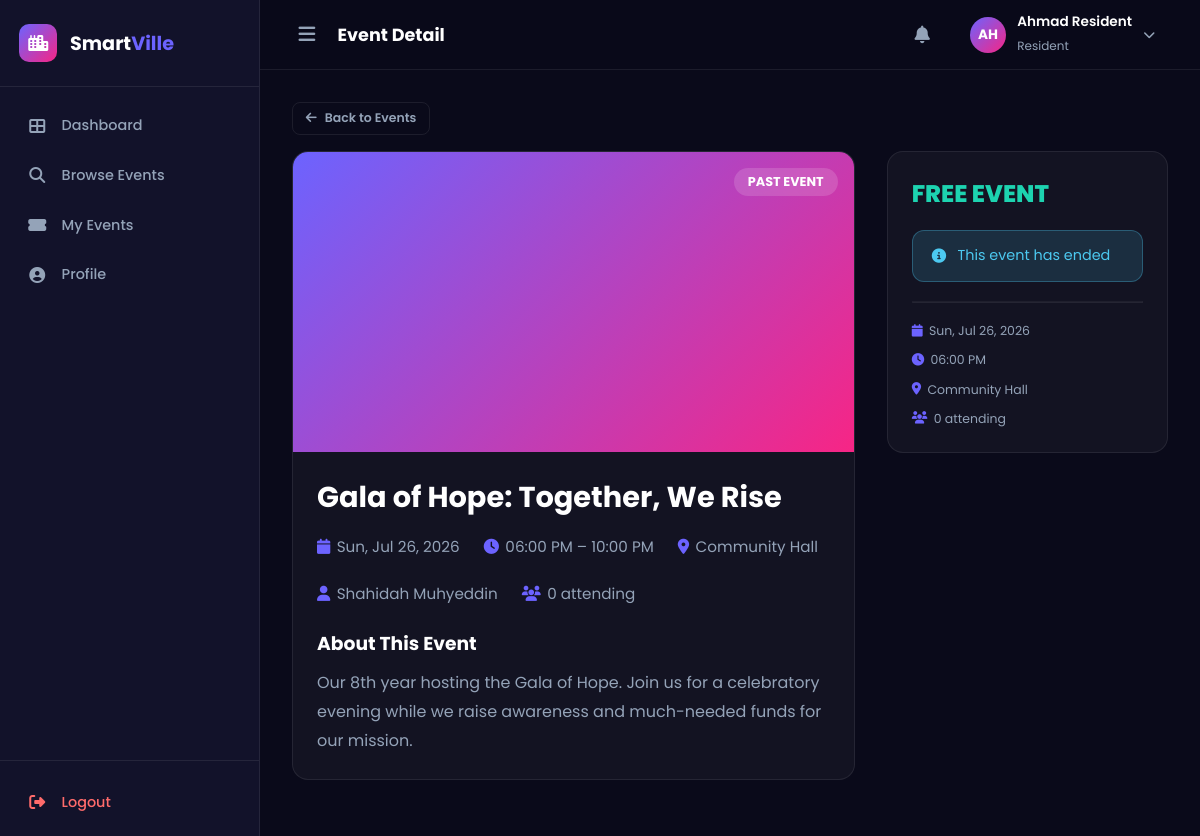
The page /resident/event_detail.php?id=1 (signed in) on the database its author committed.
### tables this page shows
CREATE TABLE IF NOT EXISTS users (
  id INT AUTO_INCREMENT PRIMARY KEY,
  full_name VARCHAR(100) NOT NULL,
  username VARCHAR(50) NOT NULL UNIQUE,
  email VARCHAR(100) NOT NULL UNIQUE,
  password VARCHAR(255) NOT NULL,
  phone VARCHAR(20) DEFAULT NULL,
  area VARCHAR(100) DEFAULT NULL,
  role ENUM('admin','organizer','resident') NOT NULL DEFAULT 'resident',
  status ENUM('active','inactive','deactivated') NOT NULL DEFAULT 'active',
  profile_pic VARCHAR(255) DEFAULT NULL,
  created_at DATETIME DEFAULT CURRENT_TIMESTAMP,
  updated_at DATETIME DEFAULT CURRENT_TIMESTAMP ON UPDATE CURRENT_TIMESTAMP
);

CREATE TABLE IF NOT EXISTS events (
  id INT AUTO_INCREMENT PRIMARY KEY,
  organizer_id INT NOT NULL,
  venue_id INT DEFAULT NULL,
  title VARCHAR(150) NOT NULL,
  description TEXT,
  event_type ENUM('free','paid','private') NOT NULL DEFAULT 'free',
  sector VARCHAR(100) DEFAULT NULL,
  date DATE NOT NULL,
  time TIME NOT NULL,
  end_time TIME DEFAULT NULL,
  price DECIMAL(10,2) DEFAULT 0.00,
  max_guests INT DEFAULT NULL,
  poster VARCHAR(255) DEFAULT NULL,
  program_flow TEXT DEFAULT NULL,
  status ENUM('pending','approved','rejected','cancelled') NOT NULL DEFAULT 'pending',
  admin_note TEXT DEFAULT NULL,
  created_at DATETIME DEFAULT CURRENT_TIMESTAMP,
  updated_at DATETIME DEFAULT CURRENT_TIMESTAMP ON UPDATE CURRENT_TIMESTAMP,
  FOREIGN KEY (organizer_id) REFERENCES users(id) ON DELETE CASCADE,
  FOREIGN KEY (venue_id) REFERENCES venues(id) ON DELETE SET NULL
);

CREATE TABLE IF NOT EXISTS venues (
  id INT AUTO_INCREMENT PRIMARY KEY,
  name VARCHAR(100) NOT NULL,
  description TEXT,
  price_per_day DECIMAL(10,2) DEFAULT 0.00,
  capacity INT DEFAULT 100,
  image VARCHAR(255) DEFAULT NULL,
  status ENUM('available','unavailable') DEFAULT 'available'
);

### includes/functions.php (called while the page is built, shortened)
<?php
require_once __DIR__ . '/db.php';
function isLoggedIn() {
    return isset($_SESSION['user_id']);
}
function getCurrentUser() {
    global $conn;
    $id = (int)$_SESSION['user_id'];
    $res = $conn->query("SELECT * FROM users WHERE id = $id");
    return $res ? $res->fetch_assoc() : null;
}
function getRegistrationCount($eventId) {
    global $conn;
    $id = (int)$eventId;
    $res = $conn->query("SELECT COUNT(*) as cnt FROM registrations WHERE event_id = $id");
    $row = $res ? $res->fetch_assoc() : ['cnt' => 0];
    return $row['cnt'];
}

### resident/event_detail.php (the view, shortened to what this page needs)
<?php
require_once __DIR__ . '/../includes/functions.php';
$pageTitle = 'Event Detail';
global $conn;
$uid = $_SESSION['user_id'];
$id  = (int)($_GET['id'] ?? 0);
$event = $conn->query("SELECT e.*, u.full_name as organizer_name, v.name as venue_name, v.price_per_day
    FROM events e LEFT JOIN users u ON e.organizer_id=u.id LEFT JOIN venues v ON e.venue_id=v.id
    WHERE e.id=$id AND e.status='approved'")->fetch_assoc();
$registered   = isRegistered($id, $uid);
$regCount     = getRegistrationCount($id);
$eventPast    = strtotime($event['date']) < strtotime(date('Y-m-d'));
require_once __DIR__ . '/../includes/header.php';
?>
<div style="margin-bottom:1rem">
  <a href="/fyp_soop/smartville/resident/browse.php" class="btn btn-outline btn-sm"><i class="fas fa-arrow-left"></i> Back to Events</a>
</div>
<div style="display:grid;grid-template-columns:2fr 1fr;gap:2rem;align-items:start">
  <div>
    <div class="card" style="margin-bottom:1.5rem;overflow:hidden">
      <div class="event-card-img gradient-<?= ['free'=>1,'paid'=>2,'private'=>3][$event['event_type']] ?? 1 ?>" style="height:300px">
        <?php if ($eventPast): ?>
          <div style="position:absolute;top:16px;right:16px;background:rgba(255,255,255,.15);backdrop-filter:blur(10px);color:#fff;padding:5px 14px;border-radius:20px;font-size:.8rem;font-weight:700;">PAST EVENT</div>
        <?php endif; ?>
      </div>
      <div class="card-body">
        <h1 style="font-size:1.8rem;color:var(--white);margin-bottom:1rem"><?= htmlspecialchars($event['title']) ?></h1>
        <div style="display:flex;flex-wrap:wrap;gap:1.5rem;margin-bottom:1.5rem">
          <div class="event-meta-item" style="font-size:.95rem"><i class="fas fa-calendar"></i> <?= date('D, M d, Y', strtotime($event['date'])) ?></div>
          <div class="event-meta-item" style="font-size:.95rem"><i class="fas fa-clock"></i> <?= date('h:i A', strtotime($event['time'])) ?><?= $event['end_time'] ? ' &ndash; '.date('h:i A', strtotime($event['end_time'])) : '' ?></div>
          <div class="event-meta-item" style="font-size:.95rem"><i class="fas fa-map-marker-alt"></i> <?= htmlspecialchars($event['venue_name'] ?? 'TBA') ?></div>
          <div class="event-meta-item" style="font-size:.95rem"><i class="fas fa-user"></i> <?= htmlspecialchars($event['organizer_name']) ?></div>
          <div class="event-meta-item" style="font-size:.95rem"><i class="fas fa-users"></i> <?= $regCount ?> attending</div>
        </div>
        <h3 style="color:var(--white);margin-bottom:.7rem">About This Event</h3>
        <p style="color:var(--text-muted);line-height:1.8"><?= nl2br(htmlspecialchars($event['description'] ?? 'No description provided.')) ?></p>
      </div>
    </div>
  </div>
  <div>
    <div class="card" style="position:sticky;top:90px">
      <div class="card-body">
        <?php if ($event['event_type'] === 'paid'): ?>
          <div style="font-size:2rem;font-weight:800;color:#ff9f43;margin-bottom:.5rem">RM<?= number_format($event['price'],2) ?></div>
          <div style="color:var(--text-muted);font-size:.85rem;margin-bottom:1.2rem">per ticket</div>
        <?php elseif ($event['event_type'] === 'free'): ?>
          <div style="font-size:1.5rem;font-weight:800;color:#1dd3b0;margin-bottom:1.2rem">FREE EVENT</div>
        <?php else: ?>
          <div style="font-size:1.2rem;font-weight:700;color:var(--secondary);margin-bottom:1.2rem"><i class="fas fa-lock"></i> Private Event</div>
        <?php endif; ?>
        <?php if (!$eventPast): ?>
          <?php if ($registered): ?>
            <div class="alert alert-success" style="margin-bottom:1rem"><i class="fas fa-check-circle"></i> You're registered!</div>
          <?php else: ?>
            <form method="POST">
              <input type="hidden" name="action" value="join"/>
              <?php if ($event['event_type'] === 'paid'): ?>
                <div class="form-group" style="margin-bottom:1rem">
                  <label class="form-label">Card Number</label>
                  <input type="text" class="form-control" placeholder="1234 5678 9012 3456" maxlength="19"/>
                </div>
                <div style="display:grid;grid-template-columns:1fr 1fr;gap:.7rem;margin-bottom:1rem">
                  <div class="form-group">
                    <label class="form-label">Expiry</label>
                    <input type="text" class="form-control" placeholder="MM/YY"/>
                  </div>
                  <div class="form-group">
                    <label class="form-label">CVV</label>
                    <input type="text" class="form-control" placeholder="123"/>
                  </div>
                </div>
              <?php endif; ?>
              <button type="submit" class="btn btn-primary" style="width:100%;justify-content:center">
                <?= $event['event_type']==='paid' ? '<i class="fas fa-credit-card"></i> Pay & Register' : '<i class="fas fa-ticket-alt"></i> Join Now' ?>
              </button>
            </form>
          <?php endif; ?>
        <?php else: ?>
          <div class="alert alert-info"><i class="fas fa-info-circle"></i> This event has ended</div>
        <?php endif; ?>
        <hr style="border-color:var(--card-border);margin:1.2rem 0"/>
        <div style="display:flex;flex-direction:column;gap:.7rem">
          <div class="event-meta-item"><i class="fas fa-calendar"></i> <?= date('D, M d, Y', strtotime($event['date'])) ?></div>
          <div class="event-meta-item"><i class="fas fa-clock"></i> <?= date('h:i A', strtotime($event['time'])) ?></div>
          <div class="event-meta-item"><i class="fas fa-map-marker-alt"></i> <?= htmlspecialchars($event['venue_name'] ?? 'TBA') ?></div>
          <div class="event-meta-item"><i class="fas fa-users"></i> <?= $regCount ?> attending</div>
        </div>
      </div>
    </div>
  </div>
</div>
<?php require_once __DIR__ . '/../includes/footer.php'; ?>

### includes/header.php (shortened to what this page needs)
<?php
require_once __DIR__ . '/functions.php';
$currentUser = getCurrentUser();
$role        = $_SESSION['role'] ?? '';
$basePath    = BASE_PATH;
?>
<!DOCTYPE html>
<html lang="en">
<head>
  <link rel="stylesheet" href="<?= $basePath ?>/dashboard.css"/>
  <link rel="stylesheet" href="https://cdnjs.cloudflare.com/ajax/libs/font-awesome/6.5.0/css/all.min.css"/>
</head>
<body>
<aside class="sidebar" id="sidebar">
  <div class="sidebar-logo">
    <div class="logo-icon"><i class="fas fa-city"></i></div>
    <span class="logo-text">Smart<span class="accent">Ville</span></span>
  </div>
  <nav class="sidebar-nav">
    <?php if ($role === 'admin'): ?>
      <a href="<?= $basePath ?>/admin/index.php" class="nav-item <?= ($pageTitle==='Dashboard')?'active':'' ?>">
        <i class="fas fa-th-large"></i><span>Dashboard</span>
      </a>
      <a href="<?= $basePath ?>/admin/events.php" class="nav-item <?= ($pageTitle==='Manage Events')?'active':'' ?>">
        <i class="fas fa-calendar-alt"></i><span>Manage Events</span>
        <?php
          global $conn;
          $pending = $conn->query("SELECT COUNT(*) as c FROM events WHERE status='pending'")->fetch_assoc()['c'];
          if ($pending > 0) echo "<span class='badge-nav'>$pending</span>";
        ?>
      </a>
      <a href="<?= $basePath ?>/admin/users.php" class="nav-item <?= ($pageTitle==='Manage Users')?'active':'' ?>">
        <i class="fas fa-users-cog"></i><span>Manage Users</span>
      </a>
      <a href="<?= $basePath ?>/admin/venues.php" class="nav-item <?= ($pageTitle==='Venues')?'active':'' ?>">
        <i class="fas fa-map-marker-alt"></i><span>Venues</span>
      </a>
    <?php elseif ($role === 'resident'): ?>
      <a href="<?= $basePath ?>/resident/index.php" class="nav-item <?= ($pageTitle==='Dashboard')?'active':'' ?>">
        <i class="fas fa-th-large"></i><span>Dashboard</span>
      </a>
      <a href="<?= $basePath ?>/resident/browse.php" class="nav-item <?= ($pageTitle==='Browse Events')?'active':'' ?>">
        <i class="fas fa-search"></i><span>Browse Events</span>
      </a>
      <a href="<?= $basePath ?>/resident/my_events.php" class="nav-item <?= ($pageTitle==='My Events')?'active':'' ?>">
        <i class="fas fa-ticket-alt"></i><span>My Events</span>
      </a>
    <?php endif; ?>
    <a href="<?= $basePath ?>/profile.php" class="nav-item <?= ($pageTitle==='Profile')?'active':'' ?>">
      <i class="fas fa-user-circle"></i><span>Profile</span>
    </a>
  </nav>
  <div class="sidebar-bottom">
    <a href="<?= $basePath ?>/logout.php" class="nav-item logout">
      <i class="fas fa-sign-out-alt"></i><span>Logout</span>
    </a>
  </div>
</aside>
<div class="main-content">
<header class="topbar">
  <button class="sidebar-toggle" onclick="toggleSidebar()"><i class="fas fa-bars"></i></button>
  <div class="topbar-title"><?= $pageTitle ?? 'Dashboard' ?></div>
  <div class="topbar-right">
    <div class="notif-wrap" onclick="toggleNotif()">
      <button class="icon-btn"><i class="fas fa-bell"></i></button>
    </div>
    <div class="user-menu" onclick="toggleUserMenu()">
      <div class="user-avatar"><?= strtoupper(substr($currentUser['full_name'],0,2)) ?></div>
      <div class="user-info">
        <span><?= htmlspecialchars($currentUser['full_name']) ?></span>
        <small><?= ucfirst($role) ?></small>
      </div>
      <i class="fas fa-chevron-down"></i>
    </div>
  </div>
</header>
<div class="page-body">

### includes/footer.php (shortened to what this page needs)
</div>
</div>
</body>
</html>

### dashboard.css (style rules this page uses)
:root { --primary: #6c63ff; --primary-dark: #5a52e0; --secondary: #f72585; --accent: #4cc9f0; --dark: #0a0a1a; --dark-2: #12122a; --dark-3: #1a1a3e; --card-bg: rgba(255,255,255,0.04); --card-border: rgba(255,255,255,0.08); --text: #e2e8f0; --text-muted: #94a3b8; --white: #fff; --gradient: linear-gradient(135deg,#6c63ff,#f72585); --sidebar-width: 260px; --topbar-height: 70px; --shadow: 0 4px 24px rgba(0,0,0,0.3); --radius: 16px; }
*,*::before,*::after { margin:0;padding:0;box-sizing:border-box; }
html { font-size:16px;scroll-behavior:smooth; }
body { font-family:'Poppins',sans-serif;background:var(--dark);color:var(--text);min-height:100vh;display:flex; }
a { text-decoration:none;color:inherit; }
.sidebar { width:var(--sidebar-width);min-height:100vh; background:var(--dark-2);border-right:1px solid var(--card-border); display:flex;flex-direction:column;position:fixed;left:0;top:0;bottom:0;z-index:100; transition:width 0.3s ease;overflow:hidden; }
.sidebar-logo { display:flex;align-items:center;gap:.8rem;padding:1.5rem 1.2rem; border-bottom:1px solid var(--card-border);flex-shrink:0; }
.logo-icon { width:38px;height:38px;min-width:38px;background:var(--gradient);border-radius:10px;display:flex;align-items:center;justify-content:center;font-size:1rem;color:#fff; }
.logo-text { font-size:1.2rem;font-weight:700;color:#fff;white-space:nowrap; }
.logo-text .accent { color:var(--primary); }
.sidebar-nav { flex:1;padding:1rem 0.7rem;display:flex;flex-direction:column;gap:.3rem;overflow-y:auto; }
.nav-item { display:flex;align-items:center;gap:.9rem;padding:.75rem 1rem;border-radius:12px; color:var(--text-muted);font-size:.9rem;font-weight:500;transition:all .25s; white-space:nowrap;position:relative; }
.nav-item i { font-size:1rem;min-width:20px;text-align:center; }
.nav-item.logout { color:#ff6b6b;margin-top:.5rem; }
.sidebar-bottom { padding:.7rem;border-top:1px solid var(--card-border); }
.main-content { margin-left:var(--sidebar-width);flex:1;min-height:100vh; display:flex;flex-direction:column;transition:margin-left .3s ease; }
.topbar { height:var(--topbar-height);background:rgba(10,10,26,.95);backdrop-filter:blur(20px); border-bottom:1px solid var(--card-border);display:flex;align-items:center; padding:0 2rem;gap:1rem;position:sticky;top:0;z-index:99; }
.sidebar-toggle { background:none;border:none;color:var(--text-muted);font-size:1.2rem;cursor:pointer;padding:.4rem;border-radius:8px;transition:all .2s; }
.topbar-title { font-size:1.1rem;font-weight:700;color:var(--white); }
.topbar-right { margin-left:auto;display:flex;align-items:center;gap:1rem; }
.icon-btn { background:none;border:none;color:var(--text-muted);font-size:1.1rem;cursor:pointer;width:38px;height:38px;border-radius:10px;display:flex;align-items:center;justify-content:center;transition:all .2s; }
.notif-wrap { position:relative;cursor:pointer; }
.user-menu { display:flex;align-items:center;gap:.7rem;cursor:pointer;padding:.4rem .8rem;border-radius:12px;transition:all .2s;position:relative; }
.user-avatar { width:36px;height:36px;border-radius:50%;background:var(--gradient);display:flex;align-items:center;justify-content:center;font-size:.85rem;font-weight:700;color:#fff;flex-shrink:0; }
.user-info span { display:block;font-size:.85rem;font-weight:600;color:var(--white); }
.user-info small { color:var(--text-muted);font-size:.75rem; }
.user-menu>.fa-chevron-down { color:var(--text-muted);font-size:.75rem; }
.page-body { flex:1;padding:2rem;overflow-y:auto; }
.card { background:var(--card-bg);border:1px solid var(--card-border);border-radius:var(--radius);overflow:hidden; }
.card-body { padding:1.5rem; }
.btn { display:inline-flex;align-items:center;gap:.5rem;padding:.6rem 1.2rem;border-radius:10px;border:none;font-family:'Poppins',sans-serif;font-size:.85rem;font-weight:600;cursor:pointer;transition:all .2s; }
.btn-sm { padding:.4rem .8rem;font-size:.78rem;border-radius:8px; }
.btn-outline { background:transparent;color:var(--text-muted);border:1px solid var(--card-border); }
.alert { padding:.9rem 1.2rem;border-radius:12px;margin-bottom:1.2rem;display:flex;align-items:center;gap:.7rem;font-size:.9rem; }
.alert-info { background:rgba(76,201,240,.15);border:1px solid rgba(76,201,240,.3);color:var(--accent); }
.event-card-img { height:160px;position:relative; }
.event-meta-item { display:flex;align-items:center;gap:.4rem;font-size:.78rem;color:var(--text-muted); }
.event-meta-item i { color:var(--primary); }

### rows shown on the page
users: full_name "AH", full_name "Ahmad Resident"
events: title "Gala of Hope: Together, We Rise", date "Sun, Jul 26, 2026", time "06:00 PM", end_time "10:00 PM", venue.name "Community Hall", organizer.full_name "Shahidah Muhyeddin", description "Our 8th year hosting the Gala of Hope. Join us for a celebratory evening while we raise awareness and much-needed funds for our mission."

### other values the page prints
$pageTitle "Event Detail"
$role "Resident"
$regCount "0"
